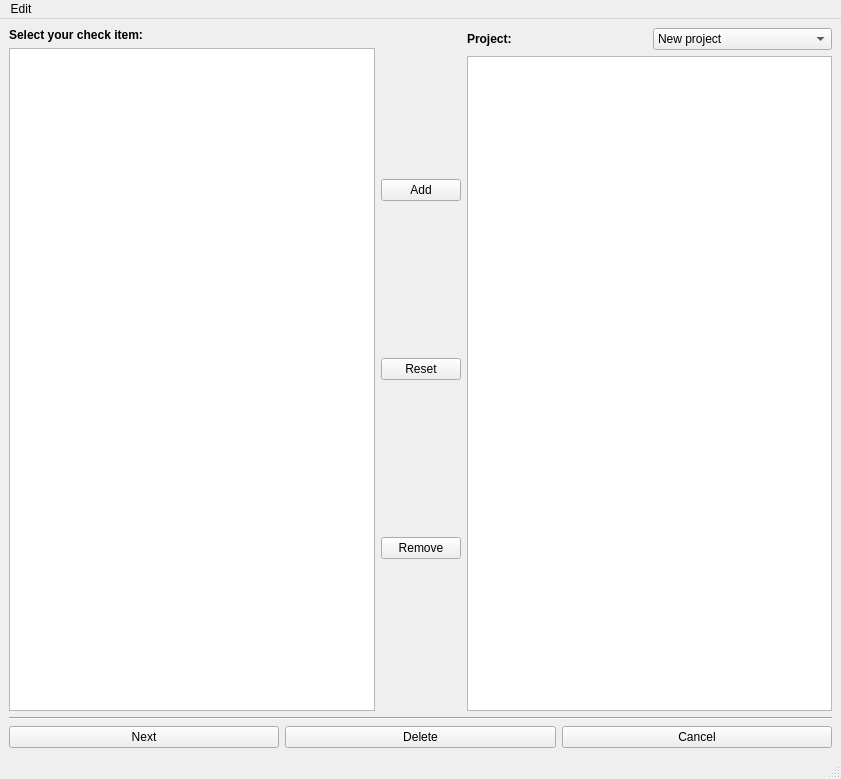
<?xml version="1.0" encoding="UTF-8"?>
<ui version="4.0">
 <class>MainWindowForPM</class>
 <widget class="QMainWindow" name="MainWindowForPM">
  <property name="geometry">
   <rect>
    <x>0</x>
    <y>0</y>
    <width>841</width>
    <height>779</height>
   </rect>
  </property>
  <property name="windowTitle">
   <string>PM_View</string>
  </property>
  <widget class="QWidget" name="centralwidget">
   <layout class="QGridLayout" name="gridLayout">
    <item row="0" column="0">
     <layout class="QVBoxLayout" name="verticalLayout">
      <property name="sizeConstraint">
       <enum>QLayout::SetNoConstraint</enum>
      </property>
      <item>
       <widget class="QLabel" name="test_label">
        <property name="text">
         <string>&lt;html&gt;&lt;head/&gt;&lt;body&gt;&lt;p&gt;&lt;span style=&quot; font-weight:600;&quot;&gt;Select your check item:&lt;/span&gt;&lt;/p&gt;&lt;/body&gt;&lt;/html&gt;</string>
        </property>
       </widget>
      </item>
      <item>
       <widget class="QListView" name="testList"/>
      </item>
     </layout>
    </item>
    <item row="0" column="1">
     <layout class="QVBoxLayout" name="verticalLayout_3">
      <property name="sizeConstraint">
       <enum>QLayout::SetNoConstraint</enum>
      </property>
      <item>
       <widget class="QPushButton" name="addButton">
        <property name="text">
         <string>Add</string>
        </property>
       </widget>
      </item>
      <item>
       <widget class="QPushButton" name="resetButton">
        <property name="text">
         <string>Reset</string>
        </property>
       </widget>
      </item>
      <item>
       <widget class="QPushButton" name="removeButtion">
        <property name="text">
         <string>Remove</string>
        </property>
       </widget>
      </item>
     </layout>
    </item>
    <item row="0" column="2">
     <layout class="QVBoxLayout" name="verticalLayout_2">
      <property name="sizeConstraint">
       <enum>QLayout::SetNoConstraint</enum>
      </property>
      <item>
       <layout class="QHBoxLayout" name="horizontalLayout_2">
        <item>
         <widget class="QLabel" name="projectLabel">
          <property name="text">
           <string>&lt;html&gt;&lt;head/&gt;&lt;body&gt;&lt;p&gt;&lt;span style=&quot; font-weight:600;&quot;&gt;Project:&lt;/span&gt;&lt;/p&gt;&lt;/body&gt;&lt;/html&gt;</string>
          </property>
         </widget>
        </item>
        <item>
         <widget class="QComboBox" name="project_combo">
          <item>
           <property name="text">
            <string>New project</string>
           </property>
          </item>
         </widget>
        </item>
       </layout>
      </item>
      <item>
       <widget class="QListView" name="selectedList"/>
      </item>
     </layout>
    </item>
    <item row="1" column="0" colspan="3">
     <widget class="Line" name="line">
      <property name="orientation">
       <enum>Qt::Horizontal</enum>
      </property>
     </widget>
    </item>
    <item row="2" column="0" colspan="3">
     <layout class="QHBoxLayout" name="horizontalLayout">
      <item>
       <widget class="QPushButton" name="nextButton">
        <property name="text">
         <string>Next</string>
        </property>
       </widget>
      </item>
      <item>
       <widget class="QPushButton" name="deleteButton">
        <property name="text">
         <string>Delete</string>
        </property>
       </widget>
      </item>
      <item>
       <widget class="QPushButton" name="cancelButton">
        <property name="text">
         <string>Cancel</string>
        </property>
       </widget>
      </item>
     </layout>
    </item>
   </layout>
  </widget>
  <widget class="QMenuBar" name="menubar">
   <property name="geometry">
    <rect>
     <x>0</x>
     <y>0</y>
     <width>841</width>
     <height>23</height>
    </rect>
   </property>
   <widget class="QMenu" name="menuEdit">
    <property name="title">
     <string>Edit</string>
    </property>
    <addaction name="actionReset"/>
    <addaction name="actionChoose"/>
   </widget>
   <addaction name="menuEdit"/>
  </widget>
  <widget class="QStatusBar" name="statusbar"/>
  <action name="actionReset">
   <property name="text">
    <string>Reset</string>
   </property>
  </action>
  <action name="actionSave_as">
   <property name="text">
    <string>Save as...</string>
   </property>
  </action>
  <action name="actionDelete">
   <property name="text">
    <string>Delete</string>
   </property>
  </action>
  <action name="actionChoose">
   <property name="text">
    <string>Set Project Directory...</string>
   </property>
  </action>
 </widget>
 <resources/>
 <connections/>
</ui>
